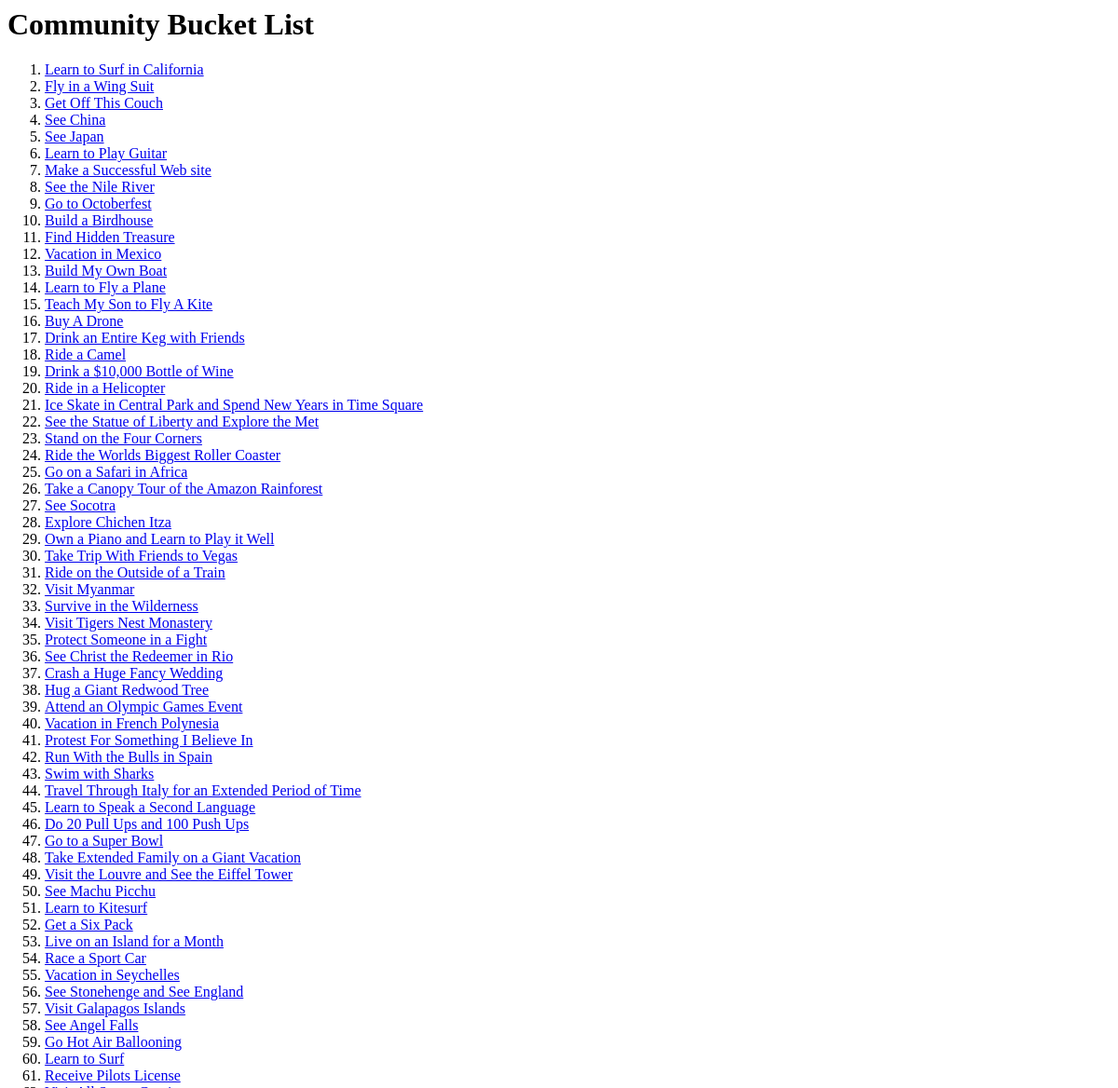
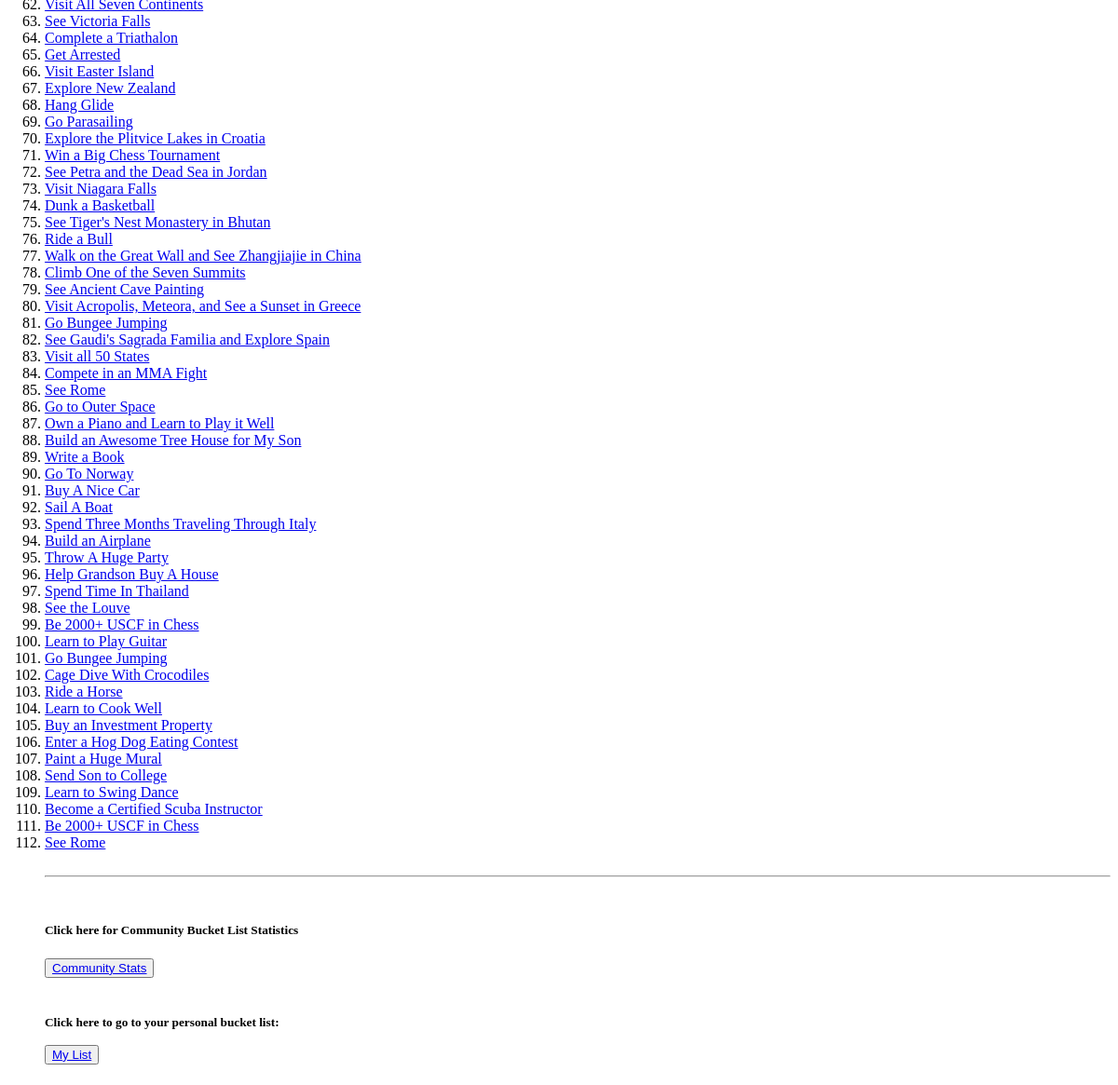
Page /bucketlist/ on the earlier database version (2 pictures, top to bottom).
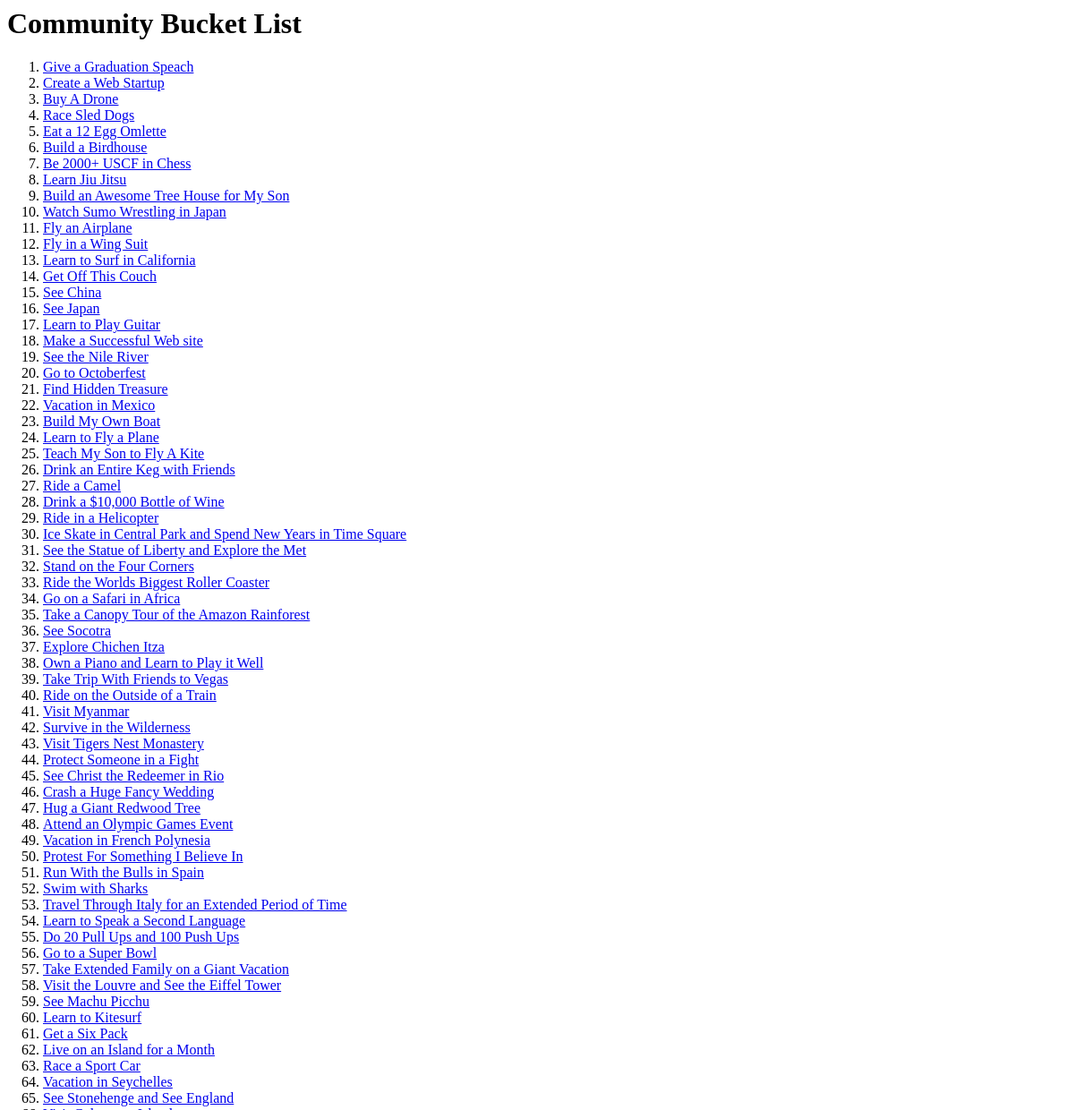
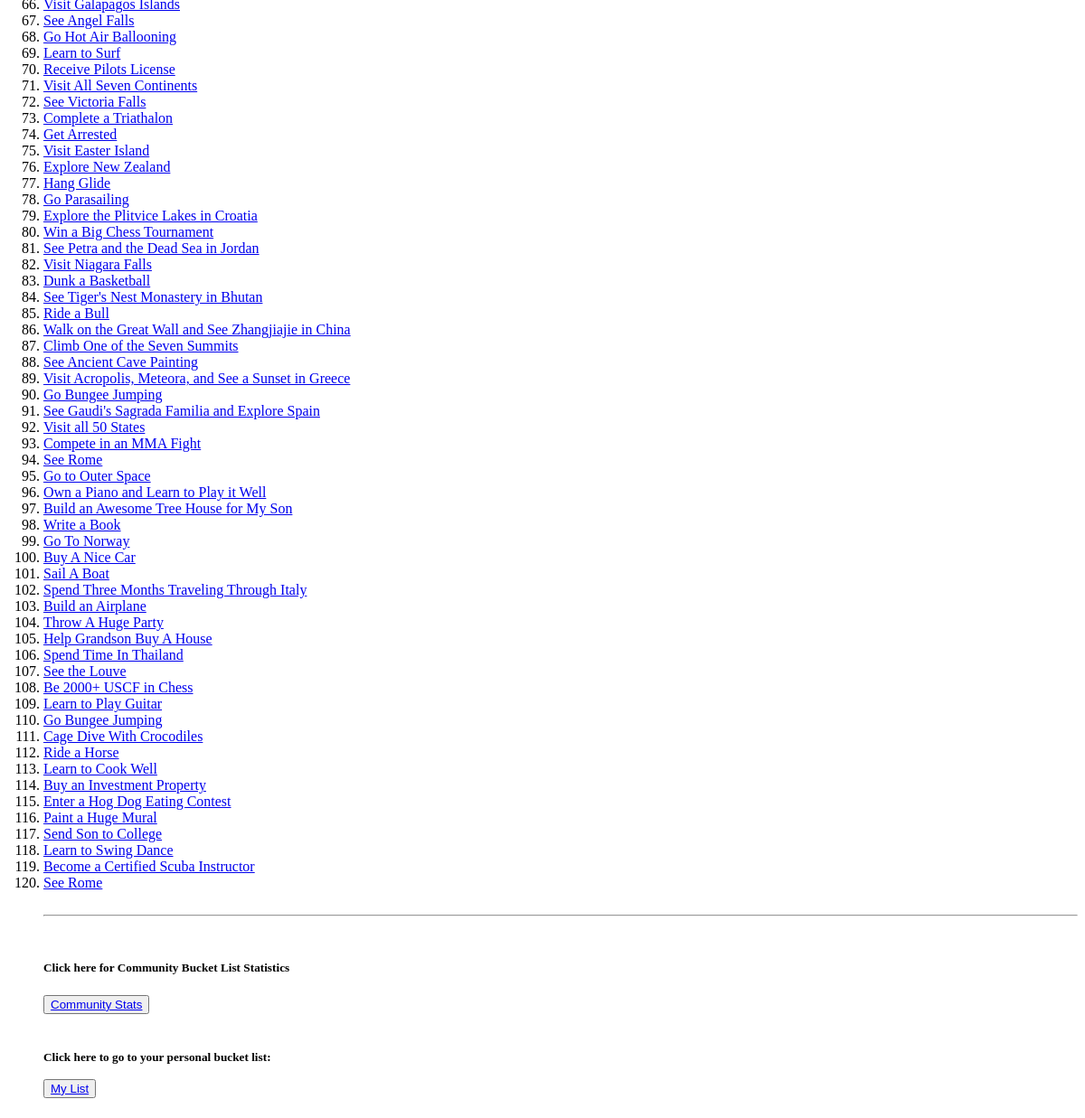
Same page on the later database version (2 pictures, top to bottom).
### BucketList/models.py (models this page shows, shortened)
class BucketListItem(models.Model):
    text = models.CharField(max_length = 200)
    pub_by = models.ForeignKey(User,editable = False)
    pub_date = models.DateTimeField(editable=False)
    goal_type = models.CharField(choices = CHOICES, max_length = 200)
    cost = models.CharField(max_length = 20)
    time = models.CharField(max_length = 20)
    hours = models.CharField(max_length = 20)
    crossed_off = models.BooleanField(editable = False)
    def recently_added(self):
        return self.pub_date >= timezone.now() - datetime.timedelta(days = 1)
    recently_added.boolean = True

### BucketList/views.py (the view)
# urls.py: url(r'^item/(?P<id>\w+)/', views.index_items, name = 'index items'),
def index(request):
    all_list_items = BucketListItem.objects.all().order_by('-pub_date')
    context = {'all_list_items': all_list_items}
    return render(request, 'BucketList/index.html', context)

### BucketList/templates/BucketList/index.html (shortened to what this page needs)
<h1>Community Bucket List</h1>
{% if all_list_items %}
    <ol>
    {% for item in all_list_items %}
        {% if item.crossed_off == True %}
            <li><a href="/bucketlist/item/{{item.id}}/" style="text-decoration: line-through;">{{ item.text }}</a></li>
        {% else %}
            <li><a href="/bucketlist/item/{{item.id}}/">{{ item.text }}</a></li>
        {% endif %}
    {% endfor %}
    <br/>
    <hr>
    <br/>
    <h5>Click here for Community Bucket List Statistics</h5>
    <button><a href="/bucketlist/stats/">Community Stats</a></button>
    <br>
    <br>
    <h5>Click here to go to your personal bucket list:
    <br>
    <br>
    <button><a href = "/bucketlist/mylist/">My List</a></button>
    <br/>
{% else %}
    <p>There are no Bucket List items here!  Better go add one.</p>
{% endif %}

Differences in the rows shown:
added BucketListItem: text "Give a Graduation Speach"
added BucketListItem: text "Create a Web Startup"
changed BucketListItem "Buy A Drone": moves up the list
added BucketListItem: text "Race Sled Dogs"
added BucketListItem: text "Eat a 12 Egg Omlette"
changed BucketListItem "Build a Birdhouse": moves up the list
changed BucketListItem (number 7 of 120 on the later page): moves up the list
added BucketListItem: text "Learn Jiu Jitsu"
added BucketListItem: text "Build an Awesome Tree House for My Son"
added BucketListItem: text "Watch Sumo Wrestling in Japan"
added BucketListItem: text "Fly an Airplane"
changed BucketListItem "Fly in a Wing Suit": moves down the list
